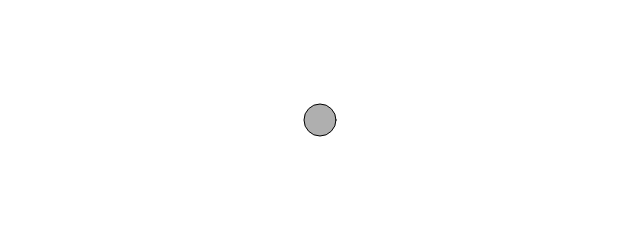
Frame 1 (no input)
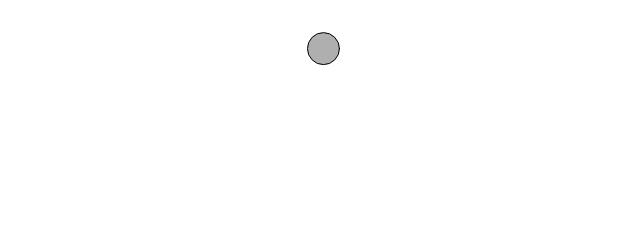
Frame 60 (no input)
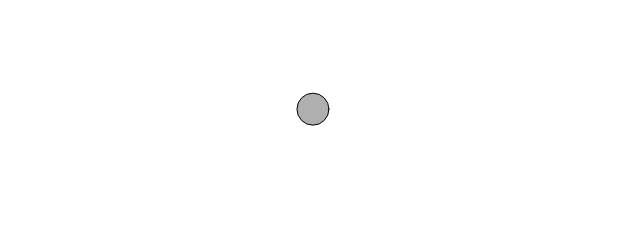
Frame 120 (the mouse pressed at the canvas centre since frame 60)

The p5.js sketch that drew these frames (run headless with seeded random() and noise() and a simulated clock; from frame 60 on, the mouse is pressed at the canvas centre):

// p5.js sketch
// ── sketch.js
let mover;
let tx = 0;
let ty = 10000;

function setup() {
  createCanvas(640, 240);

  mover = new Mover();
}

function draw() {
  background(255);
  mover.show();
  mover.update();

  let windX = map(noise(tx), 0, 1, -0.02, 0.02);
  let windY = map(noise(ty), 0, 1, -0.02, 0.02);
  let wind = createVector(windX, windY);
  mover.applyForce(wind);

  tx += 0.01;
  ty += 0.01;

  let helium = createVector(0, -0.05);
  mover.applyForce(helium);
  mover.checkEdges();
}

// ── mover.js
class Mover {
  constructor() {
    this.pos = createVector(width / 2, height / 2);
    this.vel = createVector(0, 0);
    this.acc = createVector(0, 0);
    this.r = 16;
    //this.topSpeed = 10;
  }

  applyForce(force) {
    this.acc.add(force);
  }

  update() {
    this.vel.add(this.acc);
    //this.vel.limit(this.topSpeed);
    this.pos.add(this.vel);
    this.acc.mult(0);
  }

  show() {
    stroke(0);
    fill(175);
    circle(this.pos.x, this.pos.y, this.r * 2);
  }

  checkEdges() {
    if (this.pos.x >= width - this.r) {
      this.pos.x = width - this.r;
      this.vel.x *= -1;
    } else if (this.pos.x <= this.r) {
      this.pos.x = this.r;
      this.vel.x *= -1;
    }

    if (this.pos.y <= this.r) {
      this.pos.y = this.r;
      this.vel.y *= -1;
    } else if (this.pos.y >= height - this.r) {
      this.pos.y = height - this.r;
      this.vel.y *= -1;
    }
  }
}
